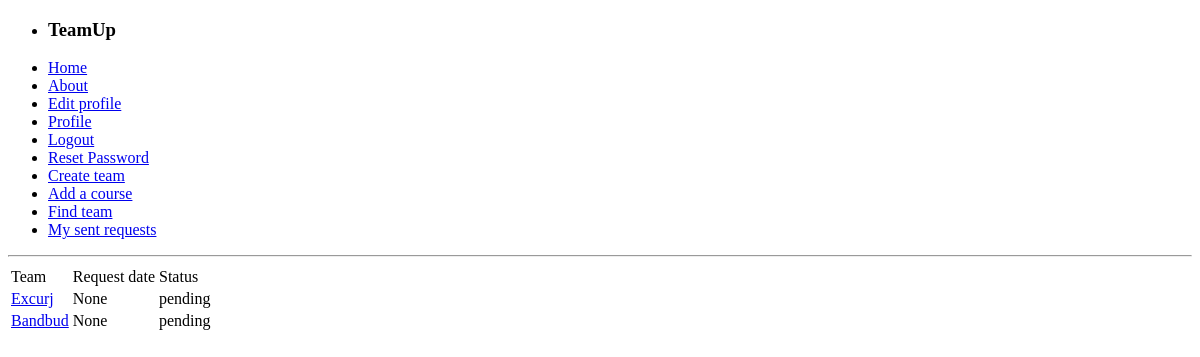
Before: /teambuilder/my-sent-requests/ (signed in) with the older database file.
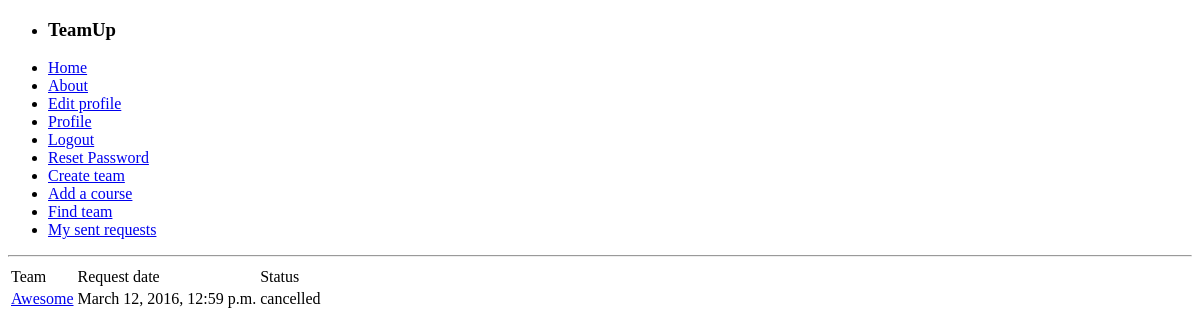
After: the same page with the newer database file.
### teambuilder/models.py (models this page shows, shortened)
class Memberrequest(models.Model):
    user=models.ForeignKey(User)
    status=models.CharField(max_length=10, default="pending")
    request_date=models.DateTimeField(default=datetime.now(), null=False)
    team = models.ForeignKey(Team)

class Team(models.Model):
    name=models.CharField(max_length=100, unique=True)
    course=models.ForeignKey(Course)
    creator = models.ForeignKey(User)
    current_size=models.IntegerField(default=0)
    creation_date=models.DateTimeField(default=datetime.now(), null=False)
    required_skills=models.TextField(max_length=500)
    description=models.TextField(max_length=500)
    slug = models.SlugField()

### teambuilder/views.py (the view)
@login_required
def my_sent_requests(request):
    user = request.user
    mrs = Memberrequest.objects.filter(user=user).order_by('-request_date')
    return render(request, 'teambuilder/my_sent_requests.html', {'requests':mrs})

### templates/teambuilder/my_sent_requests.html (shortened to what this page needs)
{% extends 'base.html' %}
{% block body_block %}
    {% if requests %}
        <table>
            <tr>
                <td>Team</td>
                <td>Request date</td>
                <td>Status</td>
            </tr>
            {% for request in requests %}
                <tr>
                    <td><a href="/teambuilder/team/{{request.team.slug}}/details/"> {{request.team.name}}</a></td>
                    <td>{{request.request_date}}</td>
                    <td>{{request.status}}</td>
                </tr>
            {% endfor %}
        </table>
    {% else %}
        <p>No requests have been sent.</p>
    {% endif %}
{% endblock %}

Changed rows visible on the page:
removed Memberrequest: team.name "Excurj", request_date "None", status "pending"
removed Memberrequest: team.name "Bandbud", request_date "None", status "pending"
added Memberrequest: team.name "Awesome", request_date "March 12, 2016, 12:59 p.m.", status "cancelled"
